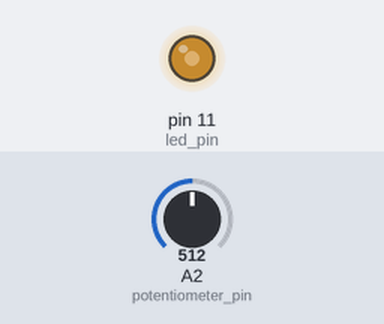
Bench run of a sketch on a simulated Arduino Uno, built with avr-gcc and run on an emulated ATmega328P. On the bench: output pins drawn as LEDs (lit = HIGH). Inputs (shaded band) come from the test bench; at power-on: A2 (potentiometer_pin) = 512.

Above: at 1.2 s.
1.3 s: A2 (potentiometer_pin) set to 716
At 2.0 s:
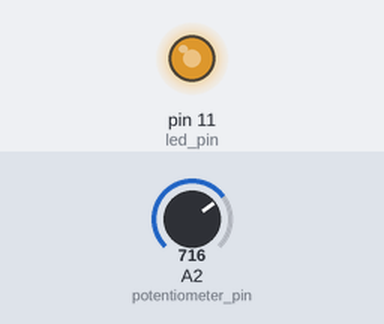
2.8 s: A2 (potentiometer_pin) set to 900
At 3.2 s:
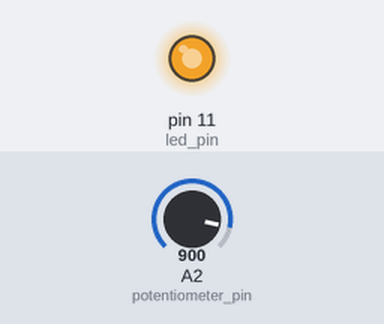
4.3 s: A2 (potentiometer_pin) set to 122
At 5.5 s:
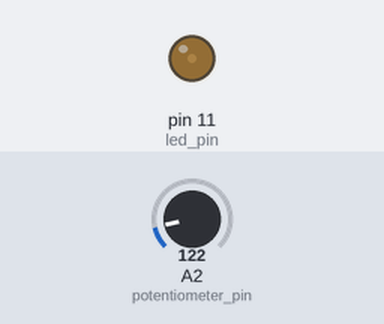
5.8 s: A2 (potentiometer_pin) set to 0
At 6.7 s:
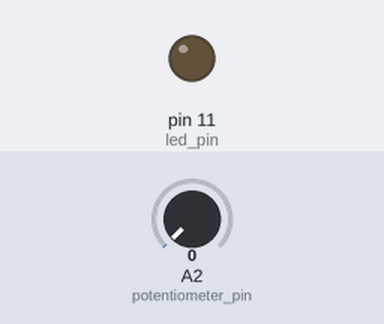
Timing chart, 0 to 8.3 s (numbered marks = the images above; inputs shaded):
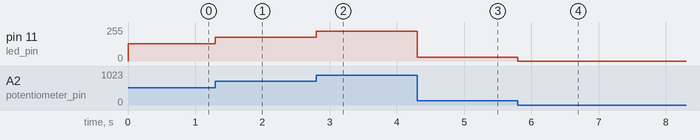

The sketch:

Control_an_LED_Brightness_with_a_Potentiometer_Code.ino
```cpp
#define led_pin 11
#define potentiometer_pin A2

void setup() {
  pinMode(led_pin, OUTPUT);
  pinMode(potentiometer_pin, INPUT);
}

void loop() {
  analogWrite(led_pin, analogRead(potentiometer_pin)/4);
}
```

Measured:
- after the input at 1.3 s, pin 11 (led_pin): 128/255 → 179/255 at once
- after the input at 2.8 s, pin 11 (led_pin): 179/255 → 225/255 at once
- after the input at 4.3 s, pin 11 (led_pin): 225/255 → 30/255 at once
- after the input at 5.8 s, pin 11 (led_pin): 30/255 → 0/255 at once
